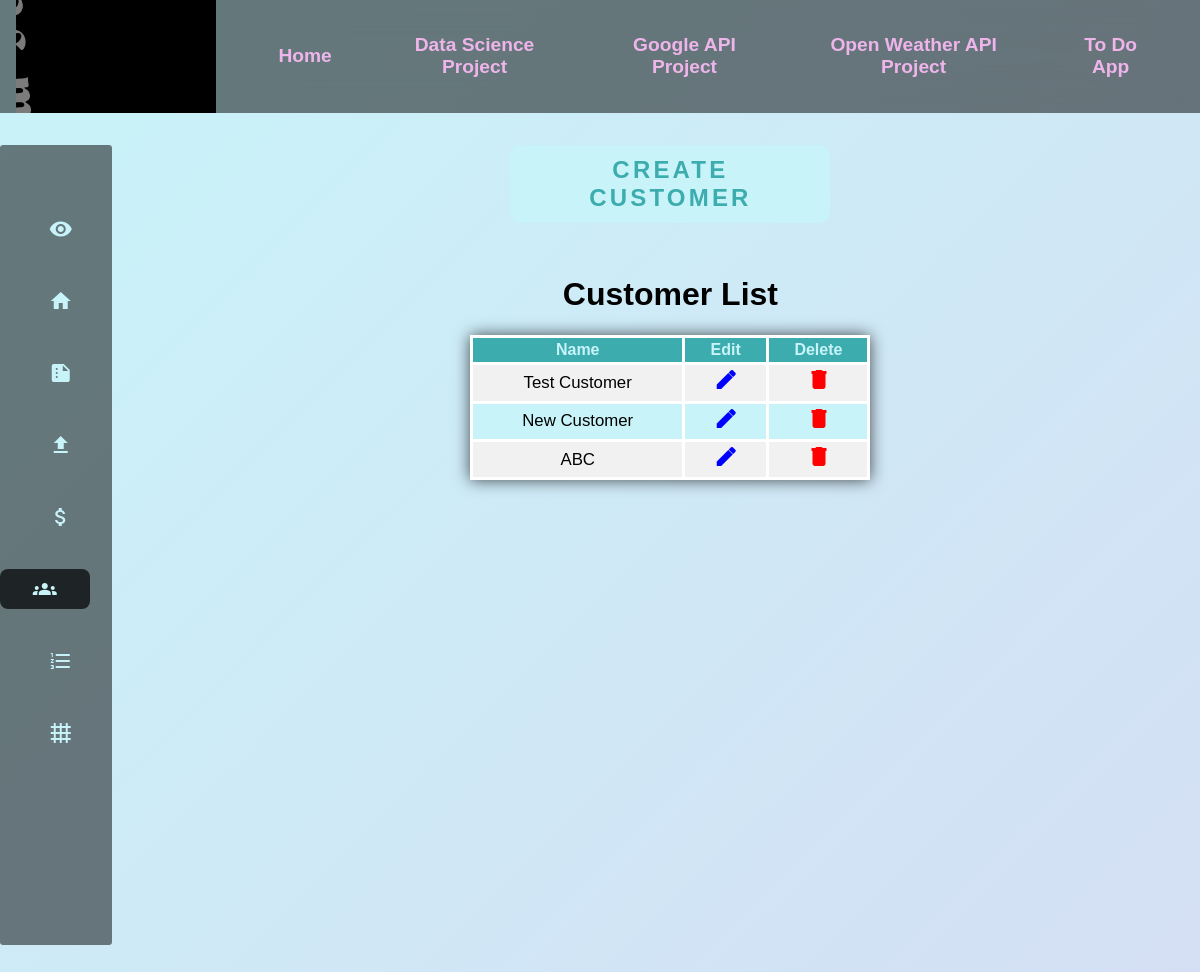
/datascience/customer_list/, run on an earlier commit of the app's database.
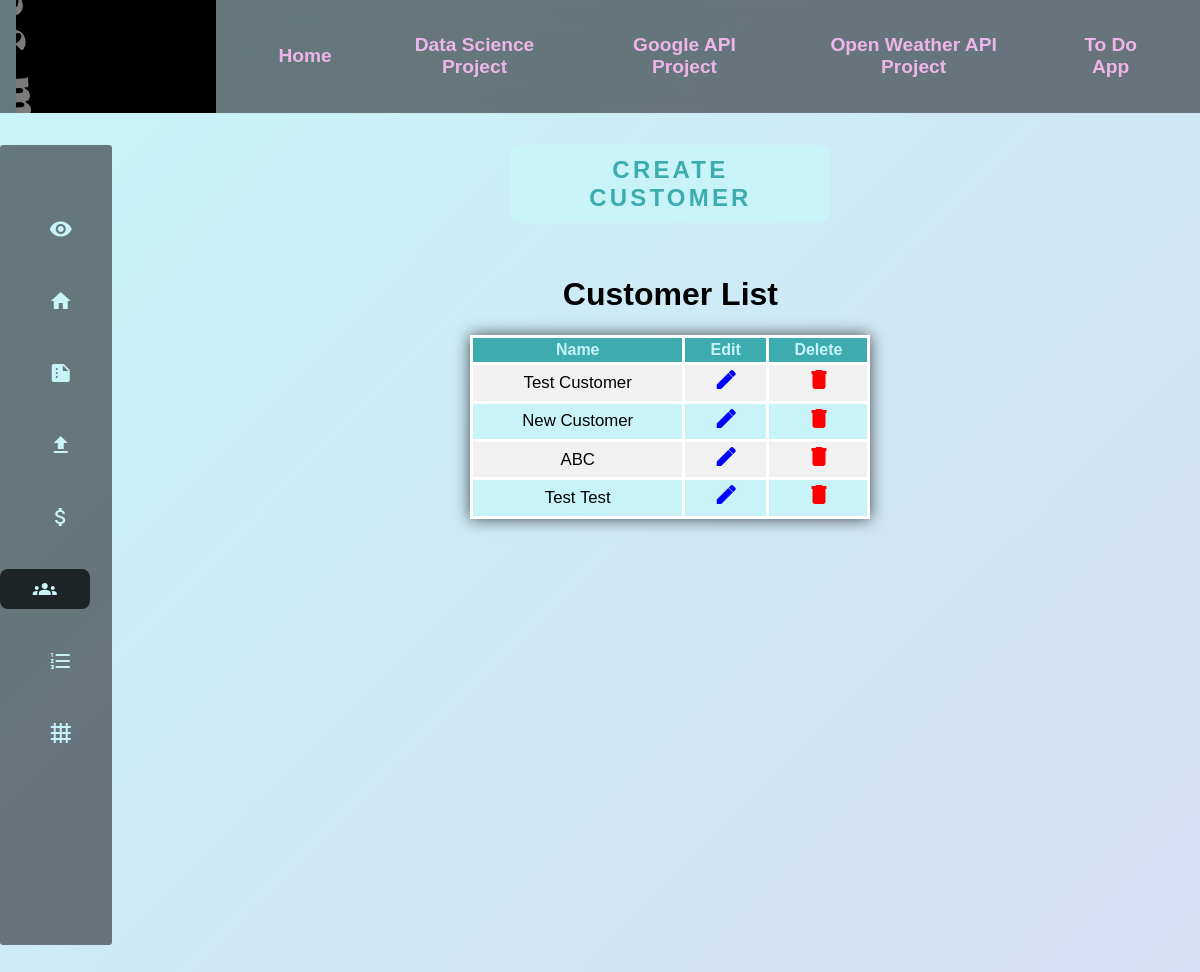
And on a later commit of the database.
### datascience/models.py (models this page shows, shortened)
class Customer(models.Model):
    name = models.CharField(max_length=100)
    is_active = models.BooleanField(default=True)

### datascience/views.py (the view)
# urls.py: path("customer_list/", views.CustomerListView.as_view(), name="customer_list"),
class CustomerListView(ListView):
    model = Customer
    template_name = "datascience/customer/customer_list.html"
    def get_queryset(self):
        return self.model.objects.filter(is_active=True)

### templates/datascience/customer/customer_list.html (shortened to what this page needs)
{% extends 'partials/datascience_dashboard.html' %}
{% load static %}
{% block dash %}
<div class="align-center">
    <div class="buttons-container">
        <a class="submit-neon" href="{% url 'datascience:customer_create' %}">
            Create Customer
        </a>
    </div>
    <h1>Customer List</h1>
    <table>
        <thead>
            <tr>
                <th>Name</th>
                <th>Edit</th>
                <th>Delete</th>
            </tr>
        </thead>
        <tbody>
            {% for obj in object_list %}
            <tr>
                <td>{{obj.name}}</td>
                <td>
                    <a style="color:blue" href="{% url 'datascience:customer_update' obj.id %}">
                        <span class="material-icons">
                        </span>
                    </a>
                </td>
                <td>
                    <a style="color:red" href="{% url 'datascience:customer_delete' obj.id %}">
                        <span class="material-icons">
                        </span>
                    </a>
                </td>
            </tr>
            {% endfor %}
        </tbody>
    </table>
</div>
{% endblock dash %}

What changed in the data, as far as the page shows it:
added Customer: name "Test Test"
